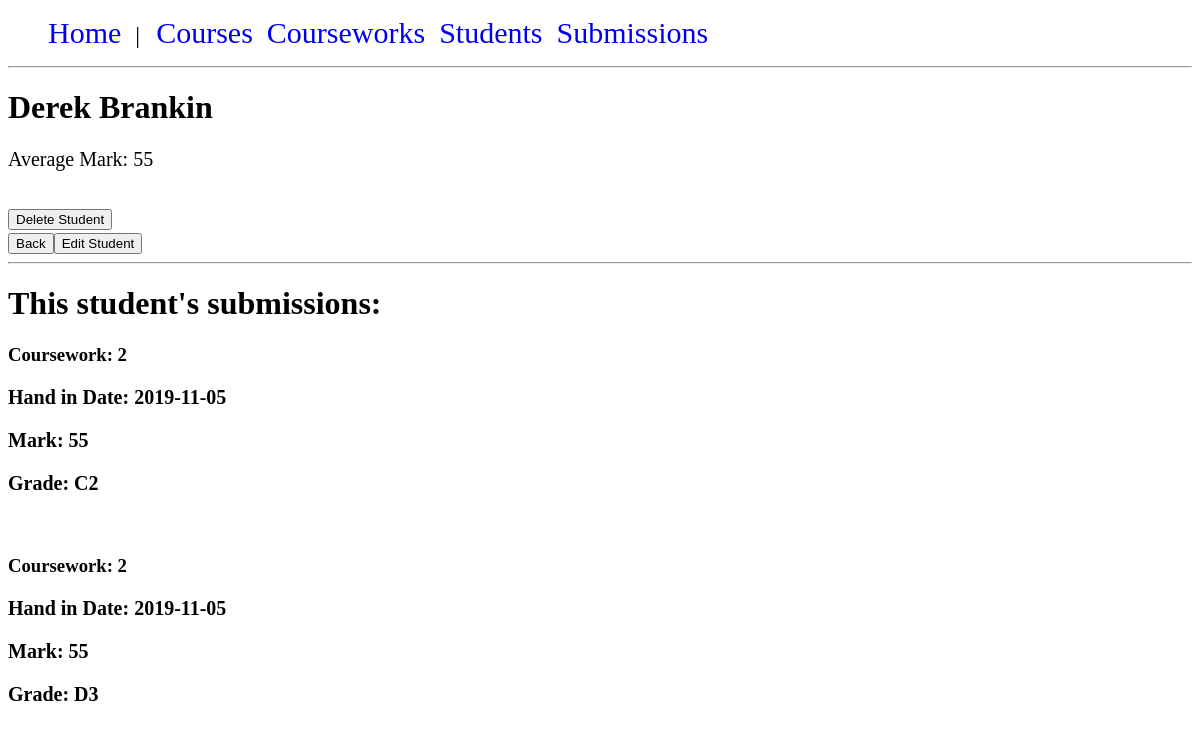
/students/student_details.php?id=2, run on the app's committed database.
### tables this page shows
CREATE TABLE "students" (
	"student_id"	INTEGER NOT NULL UNIQUE,
	"name"	TEXT(50) NOT NULL,
	PRIMARY KEY("student_id")
);

CREATE TABLE "submissions" (
	"submission_id"	INTEGER NOT NULL PRIMARY KEY AUTOINCREMENT UNIQUE,
	"coursework_id"	INTEGER NOT NULL,
	"student_id"	INTEGER NOT NULL,
	"mark"	INTEGER(100),
	"hand_in_date"	DATE NOT NULL,
	"second_submission"	BOOLEAN NOT NULL DEFAULT 0,
	"grade_id"	INTEGER NOT NULL,
	FOREIGN KEY("coursework_id") REFERENCES "courseworks"("coursework_id"),
	FOREIGN KEY("student_id") REFERENCES "students"("student_id")
);

CREATE TABLE "grades" (
	"grade_id"	INTEGER NOT NULL PRIMARY KEY AUTOINCREMENT,
	"grade"	TEXT(3) NOT NULL UNIQUE
);

### students/student_functions.php (called while the page is built, shortened)
<?php
if (php_sapi_name() == "cli") {
    require_once getcwd().'../database/dbconnection.php';
} else {
    require_once $_SERVER['DOCUMENT_ROOT'].'/database/dbconnection.php';
}
function getStudentById($student_id) {
    $query = "SELECT * FROM students WHERE student_id=?";
    $student = DB::run($query, [$student_id])->fetch(PDO::FETCH_ASSOC);
    return $student;
}
function getSubmissionsByStudentId($student_id) {
    $query = "SELECT * FROM submissions
              JOIN grades ON submissions.grade_id = grades.grade_id
              WHERE student_id=?";
    $submissions = DB::run($query, [$student_id])->fetchAll(PDO::FETCH_ASSOC);
    return $submissions;
}
function getAverageMark($student_id) {
    $query = "SELECT AVG(mark) FROM submissions WHERE student_id=?";
    $avg_mark = DB::run($query, [$student_id])->fetchColumn();
    return $avg_mark;
}

### database/dbconnection.php (called while the page is built, shortened)
<?php
class DB {
    private static $instance = null;
    private static $pdo;
    public function __construct() {
        if (php_sapi_name() == "cli") {
            self::$pdo = new PDO("sqlite:database/courseworkapp.db");
        }
        else {
            self::$pdo = new PDO("sqlite:".$_SERVER['DOCUMENT_ROOT']."/database/courseworkapp.db");
        }
}
    public static function getInstance() : DB {
        if(!self::$instance)
        {
            self::$instance = new DB();
        }
        return self::$instance;
    }
    public static function run($sql, $params = NULL) {
        $stmt = self::$pdo->prepare($sql);
        $stmt->execute($params);
        return $stmt;
    }
}

### students/student_details.php (the view, shortened to what this page needs)
<?php
require_once 'student_functions.php';
$student_id = htmlspecialchars($_GET["id"]);
$student = getStudentById($student_id);
$submissions = getSubmissionsByStudentId($student_id);
if ($student) {
    echo '<h1>' . $student['name'] . '</h1>';
    if ($submissions) {
        echo '<p>Average Mark: ' . getAverageMark($student_id) . '</p>';
    }
    echo '<br>';
    echo '<form action="" method="post">
            <input type="hidden" name="delete" value="' . $student_id . '"/>
            <input type="submit" value="Delete Student">
        </form>';
    echo '<button type="button" onclick="javascript:history.back()">Back</button>';
    echo '<a href=edit_student_form.php?id=' . $student_id . '><button>Edit Student</button></a>';
    echo '<br>';
    echo '<hr>';
    echo "<h1>This student's submissions: </h1>";
    if ($submissions) {
        foreach ($submissions as $submission) {
            echo '<h3>Coursework: ' . $submission['coursework_id']  .'<h3>
                  <p>Hand in Date: ' . $submission['hand_in_date']  . '</p>
                  <p>Mark: ' . $submission['mark'] . '</p>
                  <p>Grade: ' . $submission['grade'] . '</p>
                  <br>';
        }
    } else {
        echo '<p>This student has no submissions yet</p>';
    }
} else {
    echo 'There was a problem, please try again';
}
?>

### css/stylesheet.css (style rules this page uses)
#menu ul { list-style: none; }
#menu li { display: inline; padding-right: 10px; font-size: 24px; }
#menu a { text-decoration: none; font-size: 30px; }
a, p { font-size: 20px; }

### data on the page
students: name "Derek Brankin"
submissions: coursework "2", hand_in_date "2019-11-05", mark "55", grade.grade "C2"
submissions: coursework "2", hand_in_date "2019-11-05", mark "55", grade.grade "D3"

### other printed values
getAverageMark($student_id) "55"
